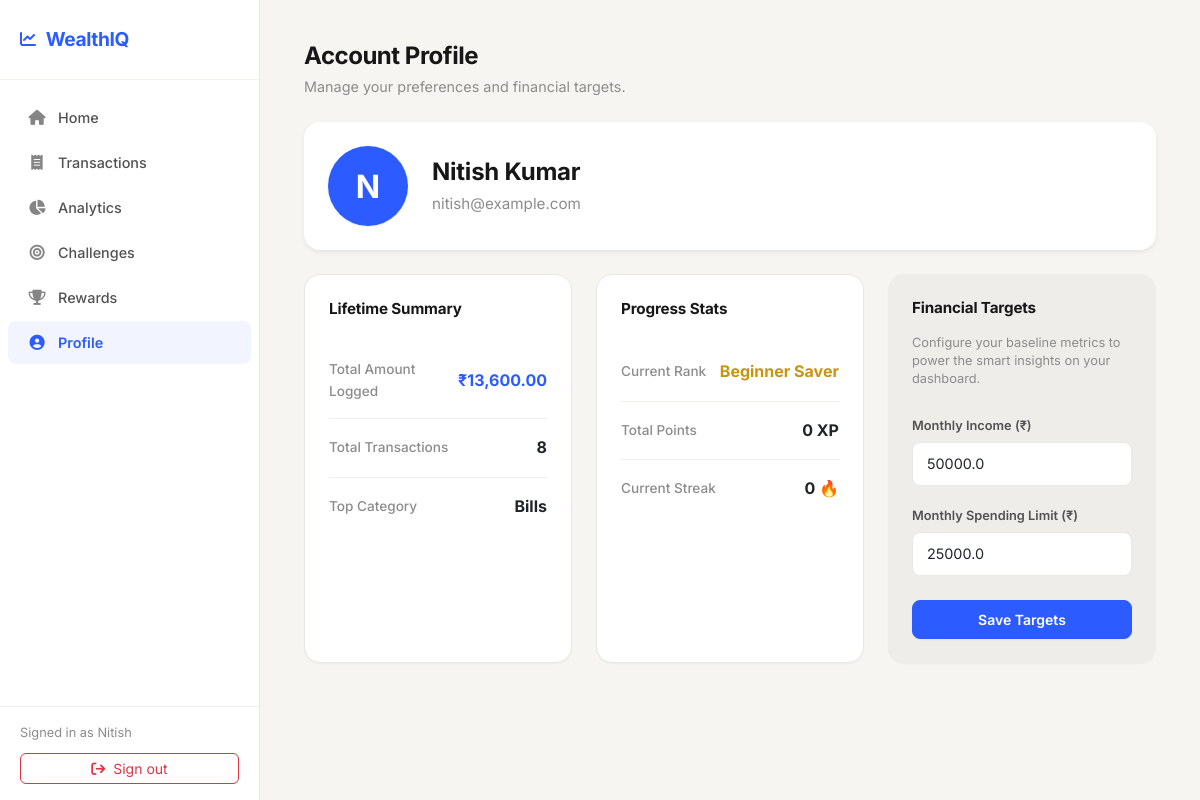
Screenshot of /profile (signed in) with the database file from the repository.
### tables this page shows
CREATE TABLE users (
        id INTEGER PRIMARY KEY AUTOINCREMENT,
        name TEXT NOT NULL,
        email TEXT UNIQUE NOT NULL,
        password TEXT NOT NULL,
        budget REAL DEFAULT 20000.0
    );

### app.py (the view, shortened to what this page needs)
@app.route("/profile", methods=["GET", "POST"])
@login_required
def profile():
    conn = get_db()
    total_spent = conn.execute("SELECT SUM(amount) FROM expenses WHERE user_id = ?", (g.user["id"],)).fetchone()[0] or 0.0
    total_transactions = conn.execute("SELECT COUNT(*) FROM expenses WHERE user_id = ?", (g.user["id"],)).fetchone()[0] or 0
    top_cat_row = conn.execute(
        "SELECT category, SUM(amount) as total FROM expenses WHERE user_id = ? GROUP BY category ORDER BY total DESC LIMIT 1",
        (g.user["id"],)
    ).fetchone()
    top_cat = top_cat_row["category"] if top_cat_row else "None"
    user_points_row = conn.execute("SELECT * FROM user_points WHERE user_id = ?", (g.user["id"],)).fetchone()
    points_data = {
        'total_points': user_points_row['total_points'] if user_points_row else 0,
        'current_level': user_points_row['current_level'] if user_points_row else 'Beginner Saver',
        'current_streak': user_points_row['current_streak'] if user_points_row else 0
    }
    conn.close()
    return render_template(
        "profile.html",
        total_spent=total_spent,
        total_transactions=total_transactions,
        top_category=top_cat,
        points_data=points_data
    )

### app.py (called while the page is built)
@app.before_request
def load_logged_in_user():
    user_id = session.get("user_id")
    if user_id is None:
        g.user = None
    else:
        conn = get_db()
        g.user = conn.execute("SELECT * FROM users WHERE id = ?", (user_id,)).fetchone()
        conn.close()

def login_required(view):
    @functools.wraps(view)
    def wrapped_view(**kwargs):
        if g.user is None:
            flash("Please sign in to access that page.", "error")
            return redirect(url_for("login"))
        return view(**kwargs)
    return wrapped_view

### database/db.py (called while the page is built)
def get_db_path():
    if "SPENDLY_DB_PATH" in os.environ:
        return os.environ["SPENDLY_DB_PATH"]
    db_dir = os.path.join(os.path.expanduser("~"), ".spendly")
    os.makedirs(db_dir, exist_ok=True)
    return os.path.join(db_dir, "spendly.db")

def get_db():
    conn = sqlite3.connect(get_db_path())
    conn.execute("PRAGMA foreign_keys = ON")
    conn.row_factory = sqlite3.Row
    return conn

### templates/profile.html (shortened to what this page needs)
{% extends "base.html" %}
{% block content %}
<div class="container-fluid py-2">
    <div class="d-flex flex-column flex-sm-row justify-content-between align-items-sm-end mb-4 gap-3">
        <div>
            <h2 class="fw-bold mb-1" style="font-size: 1.5rem; letter-spacing: -0.02em;">Account Profile</h2>
            <p class="text-muted mb-0" style="font-size: 0.9rem;">Manage your preferences and financial targets.</p>
        </div>
    </div>
    <div class="card p-4 mb-4 border-0 shadow-sm" style="background: var(--surface);">
        <div class="d-flex align-items-center">
            <div class="d-flex align-items-center justify-content-center me-4" style="width: 80px; height: 80px; background: var(--primary); color: white; border-radius: 50%; font-size: 2rem; font-weight: 700; box-shadow: var(--shadow-sm);">
                {{ g.user.name[0].upper() }}
            </div>
            <div>
                <h3 style="font-size: 1.5rem; font-weight: 700; margin-bottom: 4px; letter-spacing: -0.01em;">{{ g.user.name }}</h3>
                <p class="text-muted mb-0" style="font-size: 0.95rem;">{{ g.user.email }}</p>
            </div>
        </div>
    </div>
    <div class="row g-4">
        <div class="col-lg-4">
            <div class="card p-4 h-100">
                <h5 class="section-title">Lifetime Summary</h5>
                <div class="d-flex flex-column gap-3 mt-4">
                    <div class="d-flex justify-content-between align-items-center border-bottom pb-3" style="border-color: var(--border-subtle) !important;">
                        <span class="text-muted" style="font-size: 0.85rem; font-weight: 500;">Total Amount Logged</span>
                        <span class="text-primary fw-bold" style="font-size: 1rem;">₹{{ "{:,.2f}".format(total_spent) }}</span>
                    </div>
                    <div class="d-flex justify-content-between align-items-center border-bottom pb-3" style="border-color: var(--border-subtle) !important;">
                        <span class="text-muted" style="font-size: 0.85rem; font-weight: 500;">Total Transactions</span>
                        <span class="fw-bold text-dark" style="font-size: 1rem;">{{ total_transactions }}</span>
                    </div>
                    <div class="d-flex justify-content-between align-items-center">
                        <span class="text-muted" style="font-size: 0.85rem; font-weight: 500;">Top Category</span>
                        <span class="fw-bold text-dark" style="font-size: 1rem;">{{ top_category }}</span>
                    </div>
                </div>
            </div>
        </div>
        <div class="col-lg-4">
            <div class="card p-4 h-100">
                <h5 class="section-title">Progress Stats</h5>
                <div class="d-flex flex-column gap-3 mt-4">
                    <div class="d-flex justify-content-between align-items-center border-bottom pb-3" style="border-color: var(--border-subtle) !important;">
                        <span class="text-muted" style="font-size: 0.85rem; font-weight: 500;">Current Rank</span>
                        <span class="text-accent fw-bold" style="font-size: 1rem;">{{ points_data.current_level }}</span>
                    </div>
                    <div class="d-flex justify-content-between align-items-center border-bottom pb-3" style="border-color: var(--border-subtle) !important;">
                        <span class="text-muted" style="font-size: 0.85rem; font-weight: 500;">Total Points</span>
                        <span class="fw-bold text-dark" style="font-size: 1rem;">{{ points_data.total_points }} XP</span>
                    </div>
                    <div class="d-flex justify-content-between align-items-center">
                        <span class="text-muted" style="font-size: 0.85rem; font-weight: 500;">Current Streak</span>
                        <span class="fw-bold text-dark" style="font-size: 1rem;">{{ points_data.current_streak }} 🔥</span>
                    </div>
                </div>
            </div>
        </div>
        <div class="col-lg-4">
            <div class="card p-4 h-100 border-0" style="background: var(--bg-alt);">
                <h5 class="section-title">Financial Targets</h5>
                <p class="text-muted mb-4" style="font-size: 0.8rem; line-height: 1.4;">Configure your baseline metrics to power the smart insights on your dashboard.</p>
                <form method="POST" action="{{ url_for('profile') }}">
                    <div class="mb-3">
                        <label for="monthly_income" class="form-label">Monthly Income (₹)</label>
                        <input type="number" step="1" min="0" id="monthly_income" name="monthly_income"
                               class="form-control" style="background: var(--surface);" value="{{ g.user.monthly_income or 50000 }}" required>
                    </div>
                    <div class="mb-4">
                        <label for="budget" class="form-label">Monthly Spending Limit (₹)</label>
                        <input type="number" step="1" min="0" id="budget" name="budget"
                               class="form-control" style="background: var(--surface);" value="{{ g.user.budget }}" required>
                    </div>
                    <button type="submit" class="btn btn-primary w-100 py-2">Save Targets</button>
                </form>
            </div>
        </div>
    </div>
</div>
{% endblock %}

### templates/base.html (shortened to what this page needs)
<!DOCTYPE html>
<html lang="en">
<head>
    <link rel="stylesheet" href="https://cdnjs.cloudflare.com/ajax/libs/font-awesome/6.4.0/css/all.min.css">
    <link href="https://cdn.jsdelivr.net/npm/bootstrap@5.3.0/dist/css/bootstrap.min.css" rel="stylesheet">
    <link rel="stylesheet" href="{{ url_for('static', filename='css/style.css') }}">
</head>
<body class="{% block body_class %}{% endblock %}">
    {% if g.user and request.endpoint not in ['landing', 'login', 'register'] %}
    <div class="wrapper">
        <aside class="sidebar" id="sidebar">
            <div class="sidebar-header">
                <a href="{{ url_for('home') }}" class="sidebar-brand">
                    <i class="fa-solid fa-chart-line"></i>
                    WealthIQ
                </a>
            </div>
            <nav class="sidebar-menu">
                <a href="{{ url_for('home') }}" class="sidebar-link {% if request.endpoint == 'home' %}active{% endif %}" id="nav-home">
                    <i class="fa-solid fa-house"></i> Home
                </a>
                <a href="{{ url_for('dashboard') }}" class="sidebar-link {% if request.endpoint == 'dashboard' %}active{% endif %}" id="nav-log">
                    <i class="fa-solid fa-receipt"></i> Transactions
                </a>
                <a href="{{ url_for('analytics') }}" class="sidebar-link {% if request.endpoint == 'analytics' %}active{% endif %}" id="nav-analytics">
                    <i class="fa-solid fa-chart-pie"></i> Analytics
                </a>
                <a href="{{ url_for('challenges') }}" class="sidebar-link {% if request.endpoint == 'challenges' %}active{% endif %}" id="nav-challenges">
                    <i class="fa-solid fa-bullseye"></i> Challenges
                </a>
                <a href="{{ url_for('rewards') }}" class="sidebar-link {% if request.endpoint == 'rewards' %}active{% endif %}" id="nav-rewards">
                    <i class="fa-solid fa-trophy"></i> Rewards
                </a>
                <a href="{{ url_for('profile') }}" class="sidebar-link {% if request.endpoint == 'profile' %}active{% endif %}" id="nav-profile">
                    <i class="fa-solid fa-user-circle"></i> Profile
                </a>
            </nav>
            <div class="sidebar-footer">
                <span class="sidebar-user">Signed in as {{ g.user.name.split(' ')[0] }}</span>
                <a href="{{ url_for('logout') }}" class="btn btn-outline-danger w-100 btn-sm rounded-2">
                    <i class="fa-solid fa-arrow-right-from-bracket me-1"></i> Sign out
                </a>
            </div>
        </aside>
        <main class="main-content">
            <div class="content-wrapper">
                {% block content %}{% endblock %}
            </div>
        </main>
    </div>
    {% endif %}
</body>
</html>

### static/css/style.css (style rules this page uses)
:root { --bg: #F6F5F2; --bg-alt: #EEEDEA; --surface: #FFFFFF; --surface-hover: #FAFAF9; --primary: #2C5CFF; --primary-hover: #1A45D6; --primary-subtle: rgba(44, 92, 255, 0.06); --primary-muted: rgba(44, 92, 255, 0.12); --accent: #C9940E; --accent-subtle: rgba(201, 148, 14, 0.08); --success: #1A8C52; --success-subtle: rgba(26, 140, 82, 0.08); --danger: #D93025; --danger-subtle: rgba(217, 48, 37, 0.08); --warning: #E8A317; --warning-subtle: rgba(232, 163, 23, 0.08); --text: #171717; --text-secondary: #525252; --text-muted: #8C8C8C; --border: #E8E8E4; --border-subtle: #F0EFEC; --sidebar-w: 260px; --radius-sm: 8px; --radius-md: 12px; --radius-lg: 16px; --radius-xl: 20px; --radius-full: 9999px; --shadow-xs: 0 1px 2px rgba(0,0,0,0.04); --shadow-sm: 0 1px 3px rgba(0,0,0,0.06), 0 1px 2px rgba(0,0,0,0.04); --shadow-md: 0 4px 12px rgba(0,0,0,0.06); --shadow-lg: 0 8px 24px rgba(0,0,0,0.08); --shadow-xl: 0 20px 48px rgba(0,0,0,0.1); --ease: cubic-bezier(0.4, 0, 0.2, 1); --dur: 0.2s; --dur-md: 0.3s; }
*, *::before, *::after { box-sizing: border-box; }
html { scroll-behavior: smooth; }
body { font-family: 'Inter', -apple-system, BlinkMacSystemFont, sans-serif; background: var(--bg); color: var(--text); margin: 0; padding: 0; line-height: 1.6; -webkit-font-smoothing: antialiased; -moz-osx-font-smoothing: grayscale; }
h1, h2, h3, h4, h5, h6 { font-weight: 600; color: var(--text); line-height: 1.3; letter-spacing: -0.01em; }
h2 { font-size: 1.5rem; }
h3 { font-size: 1.25rem; }
a { color: var(--primary); text-decoration: none; transition: color var(--dur) var(--ease); }
.wrapper { display: flex; width: 100%; min-height: 100vh; }
.sidebar { width: var(--sidebar-w); background: var(--surface); height: 100vh; position: fixed; top: 0; left: 0; display: flex; flex-direction: column; border-right: 1px solid var(--border); z-index: 1040; transition: transform var(--dur-md) var(--ease); }
.sidebar-header { padding: 24px 20px; border-bottom: 1px solid var(--border-subtle); }
.sidebar-brand { font-weight: 700; font-size: 1.2rem; color: var(--primary); display: flex; align-items: center; gap: 10px; text-decoration: none; letter-spacing: -0.02em; }
.sidebar-brand i { font-size: 1rem; }
.sidebar-menu { padding: 16px 0; flex: 1; display: flex; flex-direction: column; gap: 2px; overflow-y: auto; }
.sidebar-link { display: flex; align-items: center; padding: 10px 20px; margin: 0 8px; color: var(--text-secondary); text-decoration: none; font-weight: 500; font-size: 0.9rem; border-radius: var(--radius-sm); transition: all var(--dur) var(--ease); gap: 12px; }
.sidebar-link i { width: 18px; text-align: center; font-size: 0.95rem; opacity: 0.7; transition: opacity var(--dur) var(--ease); }
.sidebar-link.active { background: var(--primary-subtle); color: var(--primary); font-weight: 600; }
.sidebar-link.active i { opacity: 1; }
.sidebar-footer { padding: 16px 20px; border-top: 1px solid var(--border-subtle); }
.sidebar-user { font-size: 0.8rem; color: var(--text-muted); margin-bottom: 10px; display: block; }
.main-content { flex: 1; margin-left: var(--sidebar-w); min-height: 100vh; display: flex; flex-direction: column; }
.content-wrapper { padding: 32px; flex: 1; max-width: 1400px; width: 100%; margin: 0 auto; }
.card { background: var(--surface); border: 1px solid var(--border); border-radius: var(--radius-lg); box-shadow: var(--shadow-xs); transition: box-shadow var(--dur-md) var(--ease), transform var(--dur-md) var(--ease); }
.btn-primary { background: var(--primary); border-color: var(--primary); color: #fff; font-weight: 600; font-size: 0.875rem; padding: 10px 20px; border-radius: var(--radius-sm); transition: all var(--dur) var(--ease); box-shadow: var(--shadow-xs); }
.form-control, .form-select { border-radius: var(--radius-sm); border: 1px solid var(--border); padding: 10px 14px; font-size: 0.9rem; background: var(--surface); transition: border-color var(--dur) var(--ease), box-shadow var(--dur) var(--ease); }
.form-label { font-size: 0.8rem; font-weight: 600; color: var(--text-secondary); margin-bottom: 6px; }
.section-title { font-size: 0.95rem; font-weight: 700; color: var(--text); margin-bottom: 16px; }
.text-primary { color: var(--primary) !important; }
.text-accent { color: var(--accent) !important; }
.text-muted { color: var(--text-muted) !important; }
.content-wrapper { animation: fadeIn 0.35s var(--ease); }

### rows the page displays
users: user.name "Nitish", user "N", user.name "Nitish Kumar", user.email "nitish@example.com", monthly_income "50000.0", budget "25000.0"

### other values shown
{{ "{:,.2f}".format(total_spent) }} "13,600.00"
{{ total_transactions }} "8"
{{ top_category }} "Bills"
{{ points_data.current_level }} "Beginner Saver"
{{ points_data.total_points }} "0"
{{ points_data.current_streak }} "0"
